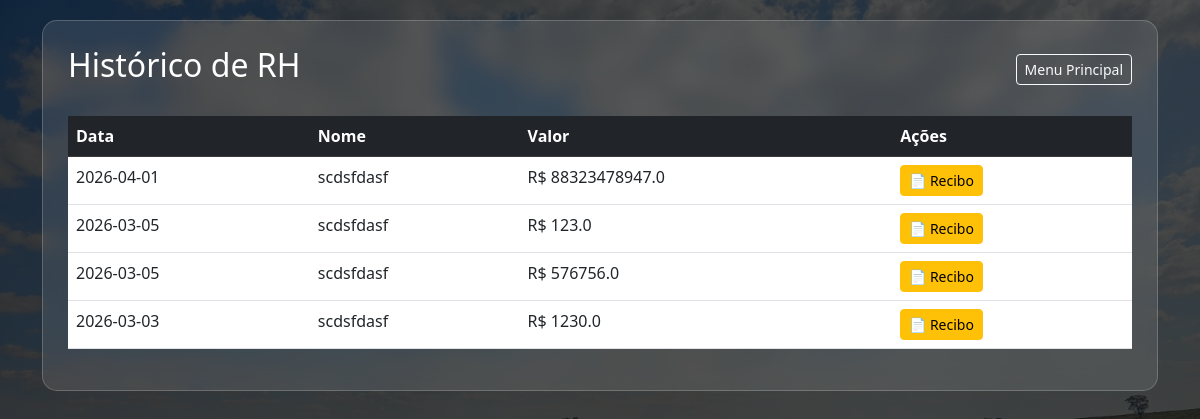
The app's page /relatorio_pessoal (signed in) with its own data.
### tables this page shows
CREATE TABLE pessoal (
            id INTEGER PRIMARY KEY AUTOINCREMENT,
            data TEXT,
            nome_funcionario TEXT,
            tipo_contrato TEXT, 
            atividade_realizada TEXT,
            valor_pago REAL
        );

### app.py (the view)
@app.route('/relatorio_pessoal')
def relatorio_pessoal():
    verificar_admin()
    pessoal = conectar_banco().execute('SELECT rowid as id, * FROM pessoal ORDER BY data DESC').fetchall()
    return render_template('relatorio_pessoal.html', pessoal=pessoal)

### app.py (called while the page is built)
def conectar_banco():
    conexao = sqlite3.connect('banco.db')
    conexao.row_factory = sqlite3.Row
    return conexao

def verificar_admin():
    if session.get('nivel') != 'admin':
        abort(403)

### templates/relatorio_pessoal.html (shortened to what this page needs)
<!DOCTYPE html>
<html lang="pt-BR">
<head>
    <link href="https://cdn.jsdelivr.net/npm/bootstrap@5.3.0/dist/css/bootstrap.min.css" rel="stylesheet">
</head>
<body>
    <div class="container"><div class="glass-panel">
        <div class="d-flex justify-content-between align-items-center mb-4">
            <h2>Histórico de RH</h2>
            <a href="/" class="btn btn-outline-light btn-sm">Menu Principal</a>
        </div>
        <div class="table-responsive">
            <table class="table table-hover">
                <thead class="table-dark">
                    <tr><th>Data</th><th>Nome</th><th>Valor</th><th>Ações</th></tr>
                </thead>
                <tbody>
                    {% for f in pessoal %}
                    <tr>
                        <td>{{ f['data'] }}</td>
                        <td>{{ f['nome_funcionario'] }}</td>
                        <td>R$ {{ f['valor_pago'] }}</td>
                        <td><a href="/gerar_recibo/{{ f['id'] }}" class="btn btn-warning btn-sm">📄 Recibo</a></td>
                    </tr>
                    {% endfor %}
                </tbody>
            </table>
        </div>
    </div></div>
</body>
</html>

### templates/relatorio_pessoal.html (style rules this page uses)
body { background: linear-gradient(rgba(0,0,0,0.7), rgba(0,0,0,0.7)), url('/static/fundo.jpg'); background-size: cover; background-position: center; min-height: 100vh; color: white; padding: 20px; }
.glass-panel { background: rgba(255,255,255,0.1); backdrop-filter: blur(10px); border-radius: 15px; padding: 25px; border: 1px solid rgba(255,255,255,0.2); }
.table { color: white; }

### records on screen
pessoal: data "2026-04-01", nome_funcionario "scdsfdasf", valor_pago "88323478947.0"
pessoal: data "2026-03-05", nome_funcionario "scdsfdasf", valor_pago "123.0"
pessoal: data "2026-03-05", nome_funcionario "scdsfdasf", valor_pago "576756.0"
pessoal: data "2026-03-03", nome_funcionario "scdsfdasf", valor_pago "1230.0"
